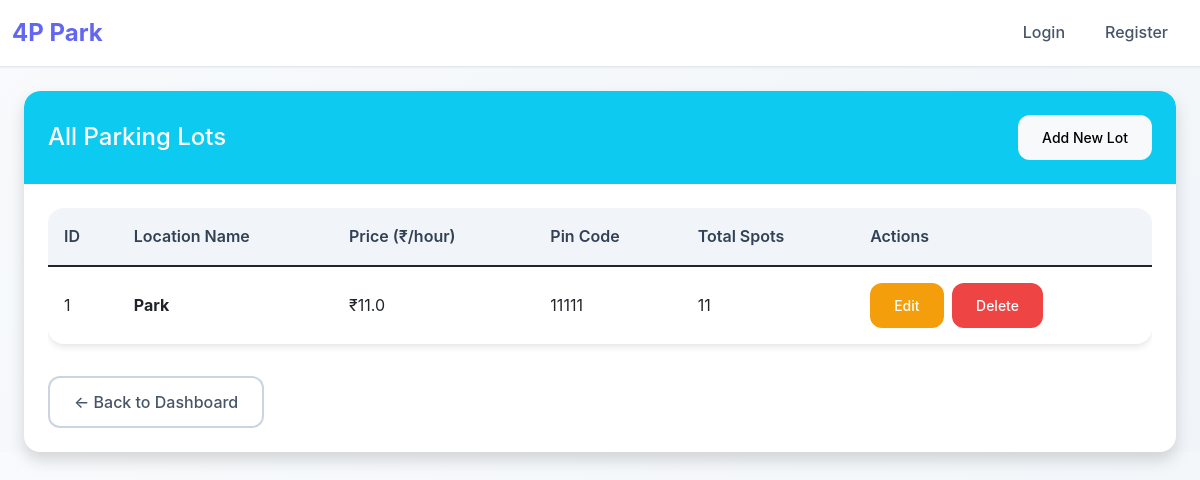
/admin/view_lots, run on the app's committed database.
### models/parking_lot.py (models this page shows)
class ParkingLot(db.Model):
    id = db.Column(db.Integer, primary_key=True)
    prime_location_name = db.Column(db.String(100), nullable=False)
    price = db.Column(db.Float, nullable=False)
    pin_code = db.Column(db.String(10), nullable=False)
    maximum_number_of_spots = db.Column(db.Integer, nullable=False)

### routes/admin.py (the view)
@admin.route('/admin/view_lots')
def view_lots():
    all_lots = ParkingLot.query.all()
    return render_template('view_lots.html', lots=all_lots)

### templates/view_lots.html (shortened to what this page needs)
{% extends "base.html" %}
{% block content %}
<div class="row">
    <div class="col-md-12">
        <div class="card shadow">
            <div class="card-header bg-info text-white d-flex justify-content-between align-items-center">
                <h4 class="mb-0">All Parking Lots</h4>
                <a href="{{ url_for('admin.add_lot') }}" class="btn btn-light btn-sm">Add New Lot</a>
            </div>
            <div class="card-body">
                {% if lots %}
                    <div class="table-responsive">
                        <table class="table table-hover">
                            <thead class="table-primary">
                                <tr>
                                    <th>ID</th>
                                    <th>Location Name</th>
                                    <th>Price (₹/hour)</th>
                                    <th>Pin Code</th>
                                    <th>Total Spots</th>
                                    <th>Actions</th>
                                </tr>
                            </thead>
                            <tbody>
                                {% for lot in lots %}
                                <tr>
                                    <td>{{ lot.id }}</td>
                                    <td><strong>{{ lot.prime_location_name }}</strong></td>
                                    <td>₹{{ lot.price }}</td>
                                    <td>{{ lot.pin_code }}</td>
                                    <td>{{ lot.maximum_number_of_spots }}</td>
                                    <td>
                                        <a href="{{ url_for('admin.edit_lot', lot_id=lot.id) }}"
                                           class="btn btn-warning btn-sm me-1">Edit</a>
                                        <a href="{{ url_for('admin.delete_lot', lot_id=lot.id) }}"
                                           class="btn btn-danger btn-sm">Delete</a>
                                    </td>
                                </tr>
                                {% endfor %}
                            </tbody>
                        </table>
                    </div>
                {% else %}
                    <div class="alert alert-info">
                        <h5>No parking lots found!</h5>
                        <p>Create your first parking lot to get started.</p>
                        <a href="{{ url_for('admin.add_lot') }}" class="btn btn-primary">Add First Parking Lot</a>
                    </div>
                {% endif %}
                <div class="mt-3">
                    <a href="{{ url_for('admin.dashboard') }}" class="btn btn-outline-secondary">← Back to Dashboard</a>
                </div>
            </div>
        </div>
    </div>
</div>
{% endblock %}

### static/css/style.css (style rules this page uses)
:root { --primary-color: #6366f1; --secondary-color: #f65c5c; --success-color: #10b981; --warning-color: #f59e0b; --danger-color: #ef4444; --info-color: #06b6d4; --light-bg: #f8fafc; --white: #ffffff; --gray-100: #f1f5f9; --gray-200: #e2e8f0; --gray-300: #cbd5e1; --gray-600: #475569; --gray-700: #334155; --gray-900: #0f172a; --shadow-sm: 0 1px 2px 0 rgb(0 0 0 / 0.05); --shadow-md: 0 4px 6px -1px rgb(0 0 0 / 0.1); --shadow-lg: 0 10px 15px -3px rgb(0 0 0 / 0.1); --shadow-xl: 0 20px 25px -5px rgb(0 0 0 / 0.1); }
body { background: linear-gradient(135deg, var(--light-bg) 0%, var(--gray-100) 100%); font-family: 'Inter', 'Segoe UI', system-ui, -apple-system, sans-serif; color: var(--gray-700); line-height: 1.6; }
.card { border: none; border-radius: 16px; box-shadow: var(--shadow-md); background: var(--white); overflow: hidden; transition: all 0.3s ease; }
.card-header { border: none; padding: 1.5rem; border-radius: 16px 16px 0 0 !important; font-weight: 600; }
.card-body { padding: 1.5rem; }
.btn { border-radius: 12px; font-weight: 500; padding: 0.75rem 1.5rem; border: none; transition: all 0.2s ease; text-decoration: none; }
.btn-warning { background: var(--warning-color); color: var(--white); }
.btn-danger { background: var(--danger-color); color: var(--white); }
.btn-outline-secondary { border: 2px solid var(--gray-300); color: var(--gray-600); background: transparent; }
.table { background: var(--white); border-radius: 16px; overflow: hidden; box-shadow: var(--shadow-md); border: none; }
.table th { background: var(--gray-100); border: none; color: var(--gray-700); font-weight: 600; padding: 1rem; }
.table td { border: none; padding: 1rem; vertical-align: middle; }

### data on the page
ParkingLot: id "1", prime_location_name "Park", price "11.0", pin_code "11111", maximum_number_of_spots "11"
